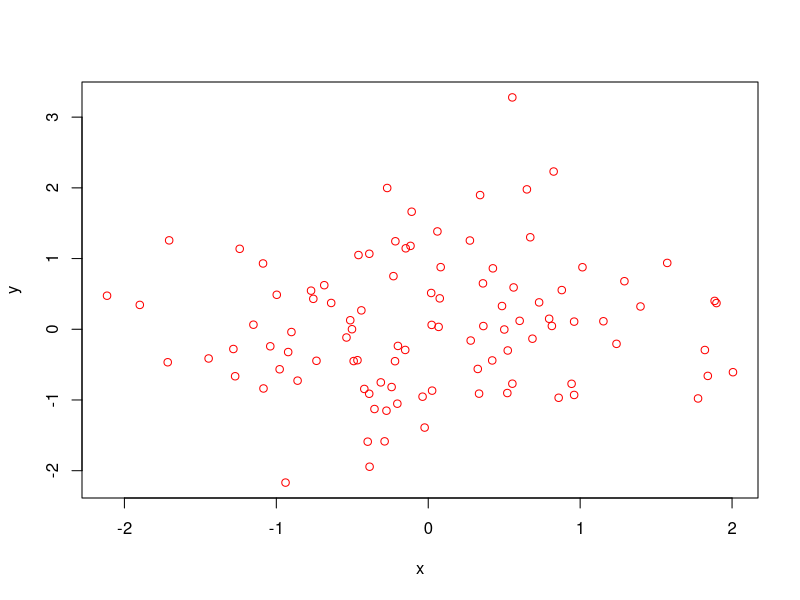

Reproduce this figure in R. (Note: this script raises an error after producing the figure.)
## ---- chunk 1
knitr::opts_chunk$set(echo = TRUE)
knitr::opts_knit$set(root.dir = setwd("~/Documents/R-studio DRM"))
"set your working directory here"
## ---- chunk 2
# write your code here
getwd() # check working directory
rm(list=ls()) 
"You only need to remove the objects in your environment when you are working in R, not when you are knitting (it starts from an empty environment anyway)."
## ---- chunk 3
# here i create two random variables
x <- rnorm(100)
y <- rnorm(100)
# here i inspect these variables
summary(x)
summary(y)
# and plot them
plot(x,y, col="red")
## ---- chunk 4
# write your code here
## ---- chunk 5
# write your code here
## ---- chunk 6
question_1 <- function() {
  
  # write your code here
  # inspect number of observations in country using table()
  # inspect complete observations using na.omit() and nrow()
  # do this last step for each country 
  
  # ANSWER: print() number of missing observations in country 1
  # ANSWER: print() number of missing observations in country 2
}
question_1()
## ---- chunk 7
question_2_a <- function() {
 table(df$Q276,df$Q276R)
  print(table(df$Q276,df$Q276R))
  cor(df$Q276, df$Q276R, use="complete.obs")
  print(cor(df$Q276, df$Q276R, use="complete.obs"))
  
}
question_2_a()
## ---- chunk 8
question_2_b <- function() {
  # write your code here
  # use indexing to calculate the correlation for men or women
  # use abs to get to the absolute difference
  # ANSWER: print absolute difference in correlation among men and women
}
question_2_b()
## ---- chunk 9
question_3_a <- function() {
  # write your code here
  # first inspect Q50 using summary
  # then inspect the standard deviation per country
  # mind the missings! here you do need to use na.rm=TRUE
  # ANSWER: print the standard deviation for country2
}
question_3_a()

## ---- chunk 10
question_3_b <- function() {
  # write your code here
  # ANSWER: use tapply to get the mean satisfaction per education level
}
question_3_b()

## ---- chunk 11
question_4 <- function() {
  # write your code here
  # use tapply to inspect how the countries differ on Q30
  # ANSWER: use tapply to see how countries differ on recoded education level
  # can you see a pattern?
}
question_4()
## ---- chunk 12
question_6_a <- function() {
  # write your code here
  # ANSWER: print the histogram of Q50
  # ANSWER: print the barplot of Q30
  # TIP: use print() around your commands so it is shown in output below
}
question_6_a()

## ---- chunk 13
question_6_b <- function() {
  # write your code here
  # ANSWER: perform either barplot or histogram depending on your answer under 5.
}
question_6_b()

## ---- chunk 14
par(mfrow=c(1,2))
question_7 <- function() {

  # write your code here
  # save each plot in another r object, named for instance p1 and p2
  # ANSWER1,2: use print() to output every plot you've created
}
question_7()

## ---- chunk 15
library(ggplot2)

question_8 <- function() {
  
  # write your code here
  # create a ggplot that is a scatterplot (just dots)
  # add regression lines using geom_point. 
  # save your ggplot in an r object named g1
  # make sure the dots and lines are colored by country
  # ANSWER; use print() to show this plot in output below
}
question_8()

